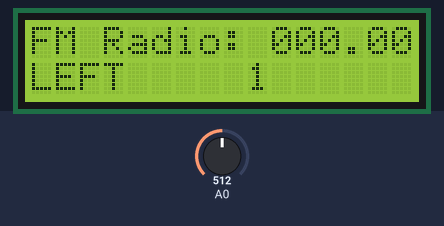
Bench run of a sketch on a simulated Arduino Uno, built with avr-gcc and run on an emulated ATmega328P. Parts: 16×2 character LCD. Inputs (shaded band) come from the test bench; at power-on: A0 = 512.

Above: at 1.2 s.
1.3 s: A0 set to 459
3.5 s: A0 set to 433
At 4.7 s:
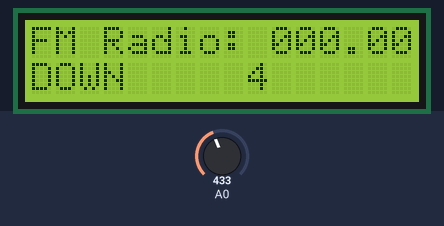
6.5 s: A0 set to 257
8.5 s: A0 set to 233
At 9.7 s:
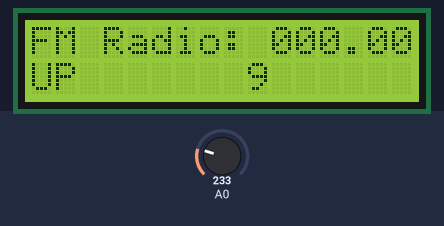
11.5 s: A0 set to 54
13.5 s: A0 set to 46
At 14.6 s:
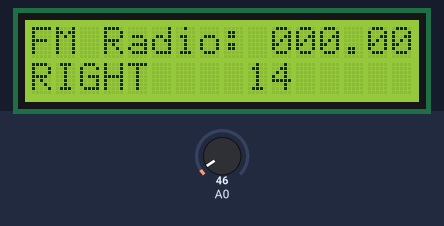
Timing chart, 0 to 16.5 s (numbered marks = the images above; inputs shaded):
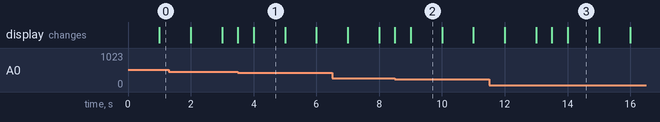

The sketch:

radio.ino
```cpp
#include <LiquidCrystal.h>
#include <Wire.h>
#include "types.h"

/*******************************************************

********************************************************/

// select the pins used on the LCD panel
LiquidCrystal lcd(8, 9, 4, 5, 6, 7);

// define some values used by the panel and buttons
keys_t lcd_key = NONE;

// read the buttons
keys_t read_LCD_buttons()
{
	int adc_key_in = analogRead(0);      // read the value from the sensor
	// my buttons when read are centered at these valies: 0, 144, 329, 504, 741
	// we add approx 50 to those values and check to see if we are close
	if (adc_key_in > 1000) return NONE; // We make this the 1st option for speed reasons since it will be the most likely result
	// For V1.1 us this threshold
	if (adc_key_in < 50)   return RIGHT;
	if (adc_key_in < 250)  return UP;
	if (adc_key_in < 450)  return DOWN;
	if (adc_key_in < 650)  return LEFT;
	if (adc_key_in < 850)  return SELECT;

	// For V1.0 comment the other threshold and use the one below:
	/*
	if (adc_key_in < 50)   return btnRIGHT;
	if (adc_key_in < 195)  return btnUP;
	if (adc_key_in < 380)  return btnDOWN;
	if (adc_key_in < 555)  return btnLEFT;
	if (adc_key_in < 790)  return btnSELECT;
	*/


	return NONE;  // when all others fail, return this...
}

void setup()
{
	//Wire.begin();
	lcd.begin(16, 2);              // start the library
	lcd.setCursor(0,0);
	lcd.print("FM Radio: 000.00"); // print a simple message
}

void loop()
{
	lcd.setCursor(9,1);            // move cursor to second line "1" and 9 spaces over
	lcd.print(millis()/1000);      // display seconds elapsed since power-up


	lcd.setCursor(0,1);            // move to the begining of the second line
	lcd_key = read_LCD_buttons();  // read the buttons

	switch (lcd_key) {             // depending on which button was pushed, we perform an action
	case RIGHT:
		lcd.print("RIGHT ");
		break;
	case LEFT:
		lcd.print("LEFT   ");
		break;
	case UP:
		lcd.print("UP    ");
		break;
	case DOWN:
		lcd.print("DOWN  ");
		break;
	case SELECT:
		lcd.print("SELECT");
		break;
	case NONE:
		lcd.print("NONE  ");
		break;
	}
}
```

types.h
```cpp
enum keys_t {RIGHT, UP, DOWN, LEFT, SELECT, NONE};
```

Measured:
- the behaviour switches between 450 and 449 on A0 (found by bisection; images 0 and 1)
- the behaviour switches between 250 and 249 on A0 (found by bisection; images 1 and 2)
- the behaviour switches between 50 and 49 on A0 (found by bisection; images 2 and 3)
- after the input at 3.5 s, the display: first changes at once (image 1 shows a later state)
- after the input at 8.5 s, the display: first changes at once (image 2 shows a later state)
- after the input at 13.5 s, the display: first changes at once (image 3 shows a later state)
- what the display in image 1 shows lasts 1.0 s, from 4.0 s to 5.0 s
